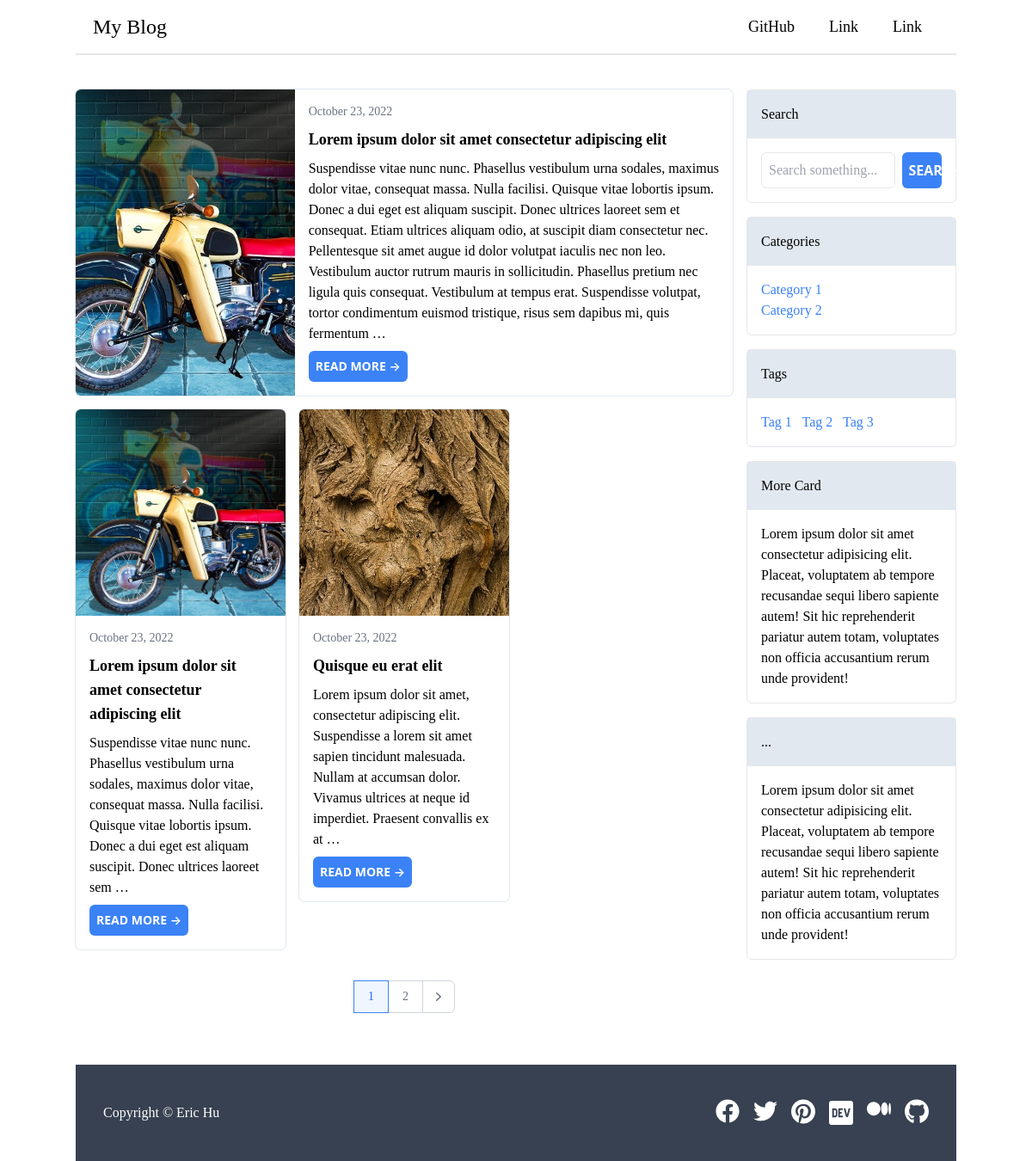
The page / on the database its author committed.
### blog/models.py (models this page shows, shortened)
class Post(models.Model):
    title = models.CharField(max_length=200)
    slug = models.SlugField(unique=True)
    content = RichTextField()
    featured_image = models.ImageField(upload_to="images/")
    is_published = models.BooleanField(default=False)
    is_featured = models.BooleanField(default=False)
    created_at = models.DateField(auto_now=True)
    category = models.ForeignKey(Category, on_delete=models.CASCADE)
    tag = models.ManyToManyField(Tag)
    user = models.ForeignKey(User, on_delete=models.CASCADE)

class Category(models.Model):
    name = models.CharField(max_length=200)
    slug = models.SlugField(unique=True)
    description = models.TextField()
    class Meta:
        verbose_name_plural = "categories"

class Tag(models.Model):
    name = models.CharField(max_length=200)
    slug = models.SlugField(unique=True)
    description = models.TextField()

### blog/views.py (the view)
# urls.py: 2. Add a URL to urlpatterns:  path('', views.home, name='home')
def home(request):
    site = Site.objects.first()
    categories = Category.objects.all()
    tags = Tag.objects.all()
    featured_post = Post.objects.filter(is_featured=True).first()
    page = request.GET.get("page", "")  # Get the current page number
    posts = Post.objects.all().filter(is_published=True)
    paginator = Paginator(posts, n)  # Showing n post for every page
    try:
        posts = paginator.page(page)
    except PageNotAnInteger:
        posts = paginator.page(1)
    except EmptyPage:
        posts = paginator.page(paginator.num_pages)
    return render(
        request,
        "home.html",
        {
            "site": site,
            "posts": posts,
            "categories": categories,
            "tags": tags,
            "featured_post": featured_post,
        },
    )

### templates/home.html (shortened to what this page needs)
{% extends 'layout.html' %}  {% block content %}
<div class="grid grid-cols-4 gap-4 py-10">
  <div class="col-span-3 grid grid-cols-1">
    <div class="mb-4 ring-1 ring-slate-200 rounded-md hover:shadow-md">
      <a href="{% url 'post' featured_post.slug %}"
        ><img
          class="float-left mr-4 rounded-l-md object-cover h-full w-1/3"
          src="{{ featured_post.featured_image.url }}"
          alt="..."
      /></a>
      <div class="my-4 mr-4 grid gap-2">
        <div class="text-sm text-gray-500">
          {{ featured_post.created_at|date:"F j, o" }}
        </div>
        <h2 class="text-lg font-bold">{{ featured_post.title }}</h2>
        <p class="text-base">
          {{ featured_post.content|striptags|truncatewords:80 }}
        </p>
        <a
          class="bg-blue-500 hover:bg-blue-700 rounded-md p-2 text-white uppercase text-sm font-semibold font-sans w-fit focus:ring"
          href="{% url 'post' featured_post.slug %}"
          >Read more →</a
        >
      </div>
    </div>
    {% include "vendor/list.html" %}
  </div>
  {% include "vendor/sidebar.html" %}
</div>
{% endblock %}

### templates/layout.html (shortened to what this page needs)
<!DOCTYPE html>
<html lang="en">
  <head>
    {% load static %}
    <link rel="stylesheet" href="{% static 'style.css' %}" />
  </head>
  <body class="container mx-auto font-serif">
    <nav class="flex flex-row justify-between h-16 items-center border-b-2">
      <div class="px-5 text-2xl">
        <a href="/"> My Blog </a>
      </div>
      <div class="hidden lg:flex content-between space-x-10 px-10 text-lg">
        <a
          href="https://github.com/ericnanhu"
          class="hover:underline hover:underline-offset-1"
          >GitHub</a
        >
        <a href="#" class="hover:underline hover:underline-offset-1">Link</a>
        <a href="#" class="hover:underline hover:underline-offset-1">Link</a>
      </div>
    </nav>
    {% block content %}{% endblock %}
    <footer class="bg-gray-700 text-white">
      <div
        class="flex justify-center items-center sm:justify-between flex-wrap lg:max-w-screen-2xl mx-auto px-4 sm:px-8 py-10"
      >
        <p class="font-serif text-center mb-3 sm:mb-0">
          Copyright ©
          <a href="https://www.ericsdevblog.com/" class="hover:underline"
            >Eric Hu</a
          >
        </p>
        <div class="flex justify-center space-x-4">
          <a
            href="https://www.facebook.com/ericsdevblog"
            class="w-7 fill-white"
          >
          </a>
          <a href="https://twitter.com/ericnanhu" class="w-7 fill-white">
          </a>
          <a
            href="https://www.pinterest.ca/ericsdevblog"
            class="w-7 fill-white"
          >
          </a>
          <a href="https://dev.to/ericnanhu" class="w-7 fill-white">
          </a>
          <a href="https://medium.com/@huericnan" class="w-7 fill-white">
          </a>
          <a href="https://github.com/ericnanhu" class="w-7 fill-white">
          </a>
        </div>
      </div>
    </footer>
  </body>
</html>

### templates/vendor/list.html (shortened to what this page needs)
<div class="grid grid-cols-3 gap-4">
  {% for post in posts %}
  <div class="mb-4 ring-1 ring-slate-200 rounded-md h-fit hover:shadow-md">
    <a href="{% url 'post' post.slug %}"
      ><img
        class="rounded-t-md object-cover h-60 w-full"
        src="{{ post.featured_image.url }}"
        alt="..."
    /></a>
    <div class="m-4 grid gap-2">
      <div class="text-sm text-gray-500">
        {{ post.created_at|date:"F j, o" }}
      </div>
      <h2 class="text-lg font-bold">{{ post.title }}</h2>
      <p class="text-base">
        {{ post.content|striptags|truncatewords:30 }}
      </p>
      <a
        class="bg-blue-500 hover:bg-blue-700 rounded-md p-2 text-white uppercase text-sm font-semibold font-sans w-fit focus:ring"
        href="{% url 'post' post.slug %}"
        >Read more →</a
      >
    </div>
  </div>
  {% endfor %}
</div>
<nav
  class="isolate inline-flex -space-x-px rounded-md mx-auto my-5 max-h-10"
  aria-label="Pagination"
>
  {% for i in posts.paginator.page_range %}
  {% if posts.number == i %}
  <a
    href="?page={{ i }}"
    aria-current="page"
    class="relative z-10 inline-flex items-center border border-blue-500 bg-blue-50 px-4 py-2 text-sm font-medium text-blue-600 focus:z-20"
    >{{ i }}</a
  >
  {% else %}
  <a
    href="?page={{ i }}"
    aria-current="page"
    class="relative inline-flex items-center border border-gray-300 bg-white px-4 py-2 text-sm font-medium text-gray-500 hover:bg-gray-50 focus:z-20"
    >{{ i }}</a
  >
  {% endif %}
  {% endfor %}
  {% if posts.has_next %}
  <a
    href="?page={{ posts.next_page_number }}"
    class="relative inline-flex items-center rounded-r-md border border-gray-300 bg-white px-2 py-2 text-sm font-medium text-gray-500 hover:bg-gray-50 focus:z-20"
  >
    <svg
      class="h-5 w-5"
      xmlns="http://www.w3.org/2000/svg"
      viewBox="0 0 20 20"
      fill="currentColor"
      aria-hidden="true"
    >
      <path
        fill-rule="evenodd"
        d="M7.21 14.77a.75.75 0 01.02-1.06L11.168 10 7.23 6.29a.75.75 0 111.04-1.08l4.5 4.25a.75.75 0 010 1.08l-4.5 4.25a.75.75 0 01-1.06-.02z"
        clip-rule="evenodd"
      />
    </svg>
  </a>
  {% endif %}
</nav>

### templates/vendor/sidebar.html (shortened to what this page needs)
<div class="col-span-1">
  <div class="border rounded-md mb-4">
    <div class="bg-slate-200 p-4">Search</div>
    <div class="p-4">
      <form action="{% url 'search' %}" method="POST" class="grid grid-cols-4 gap-2">
        <input
          type="text"
          name="q"
          id="search"
          class="border rounded-md w-full focus:ring p-2 col-span-3"
          placeholder="Search something..."
        />
        <button
          type="submit"
          class="bg-blue-500 hover:bg-blue-700 rounded-md p-2 text-white uppercase font-semibold font-sans w-full focus:ring col-span-1"
        >
          Search
        </button>
      </form>
    </div>
  </div>
  <div class="border rounded-md mb-4">
    <div class="bg-slate-200 p-4">Categories</div>
    <div class="p-4">
      <ul class="list-none list-inside">
        {% for category in categories %}
        <li>
          <a
            href="{% url 'category' category.slug %}"
            class="text-blue-500 hover:underline"
            >{{ category.name }}</a
          >
        </li>
        {% endfor %}
      </ul>
    </div>
  </div>
  <div class="border rounded-md mb-4">
    <div class="bg-slate-200 p-4">Tags</div>
    <div class="p-4">
      {% for tag in tags %}
      <span class="mr-2"
        ><a
          href="{% url 'tag' tag.slug %}"
          class="text-blue-500 hover:underline"
          >{{ tag.name }}</a
        ></span
      >
      {% endfor %}
    </div>
  </div>
  <div class="border rounded-md mb-4">
    <div class="bg-slate-200 p-4">More Card</div>
    <div class="p-4">
      <p>
        Lorem ipsum dolor sit amet consectetur adipisicing elit. Placeat,
        voluptatem ab tempore recusandae sequi libero sapiente autem! Sit hic
        reprehenderit pariatur autem totam, voluptates non officia accusantium
        rerum unde provident!
      </p>
    </div>
  </div>
  <div class="border rounded-md mb-4">
    <div class="bg-slate-200 p-4">...</div>
    <div class="p-4">
      <p>
        Lorem ipsum dolor sit amet consectetur adipisicing elit. Placeat,
        voluptatem ab tempore recusandae sequi libero sapiente autem! Sit hic
        reprehenderit pariatur autem totam, voluptates non officia accusantium
        rerum unde provident!
      </p>
    </div>
  </div>
</div>

### rows shown on the page
Post: featured_image (picture), created_at "October 23, 2022", title "Lorem ipsum dolor sit amet consectetur adipiscing elit", content "Suspendisse vitae nunc nunc. Phasellus vestibulum urna sodales, maximus dolor vitae, consequat massa. Nulla facilisi. Quisque vitae lobortis ipsum. Donec a dui eget est aliquam suscipit. Donec ultrices laoreet sem et consequat. Etiam ultrices aliquam odio, at suscipit diam consectetur nec. Pellentesque sit amet augue id dolor volutpat iaculis nec non leo. Vestibulum auctor rutrum mauris in sollicitudin. Phasellus pretium nec ligula quis consequat. Vestibulum at tempus erat. Suspendisse volutpat, tortor condimentum euismod tristique, risus sem dapibus mi, quis fermentum …", content "Suspendisse vitae nunc nunc. Phasellus vestibulum urna sodales, maximus dolor vitae, consequat massa. Nulla facilisi. Quisque vitae lobortis ipsum. Donec a dui eget est aliquam suscipit. Donec ultrices laoreet sem …"
Post: featured_image (picture), created_at "October 23, 2022", title "Quisque eu erat elit", content "Lorem ipsum dolor sit amet, consectetur adipiscing elit. Suspendisse a lorem sit amet sapien tincidunt malesuada. Nullam at accumsan dolor. Vivamus ultrices at neque id imperdiet. Praesent convallis ex at …"
Category: name "Category 1"
Category: name "Category 2"
Tag: name "Tag 1"
Tag: name "Tag 2"
Tag: name "Tag 3"

### other values the page prints
{{ i }} "1"
{{ i }} "2"
